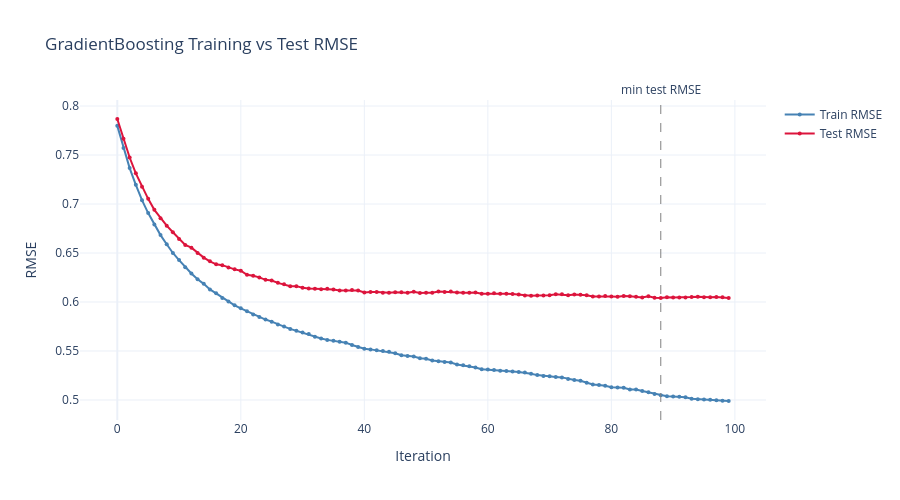

Notebook code for this chart:
### Code cell
# История обучения GradientBoosting: Train vs Test RMSE
train_rmse_curve = []
test_rmse_curve = []

for y_pred_tr, y_pred_te in zip(
    gb_baseline.staged_predict(X_train_final),
    gb_baseline.staged_predict(X_test_final)
):
    train_rmse_curve.append(np.sqrt(mean_squared_error(y_train, y_pred_tr)))
    test_rmse_curve.append(np.sqrt(mean_squared_error(y_test, y_pred_te)))

best_iter = int(np.argmin(test_rmse_curve))
print(f"Лучшее RMSE на тесте: итерация {best_iter}, RMSE={test_rmse_curve[best_iter]:.4f}")

fig = go.Figure()
fig.add_trace(go.Scatter(
    x=list(range(len(train_rmse_curve))),
    y=train_rmse_curve,
    mode='lines+markers',
    name='Train RMSE',
    line=dict(color='steelblue', width=2),
    marker=dict(size=4)
))
fig.add_trace(go.Scatter(
    x=list(range(len(test_rmse_curve))),
    y=test_rmse_curve,
    mode='lines+markers',
    name='Test RMSE',
    line=dict(color='crimson', width=2),
    marker=dict(size=4)
))
fig.add_vline(x=best_iter, line=dict(color='gray', width=1, dash='dash'), annotation_text='min test RMSE', annotation_position='top')
fig.update_layout(
    title='GradientBoosting Training vs Test RMSE',
    xaxis_title='Iteration',
    yaxis_title='RMSE',
    template='plotly_white',
    height=500,
    width=900
)
fig.show()

### Figure 1 — Plotly figure (JSON) as saved in the notebook; plotly's stock layout.template omitted (floating-point values rounded to 4 significant figures)
{"data": [{"line": {"color": "steelblue", "width": 2}, "marker": {"size": 4}, "mode": "lines+markers", "name": "Train RMSE", "type": "scatter", "x": [0, 1, 2, 3, 4, 5, 6, 7, 8, 9, 10, 11, 12, 13, 14, 15, 16, 17, 18, 19, 20, 21, 22, 23, 24, 25, 26, 27, 28, 29, 30, 31, 32, 33, 34, 35, 36, 37, 38, 39, 40, 41, 42, 43, 44, 45, 46, 47, 48, 49, 50, 51, 52, 53, 54, 55, 56, 57, 58, 59, 60, 61, 62, 63, 64, 65, 66, 67, 68, 69, 70, 71, 72, 73, 74, 75, 76, 77, 78, 79, 80, 81, 82, 83, 84, 85, 86, 87, 88, 89, 90, 91, 92, 93, 94, 95, 96, 97, 98, 99], "y": [0.7797, 0.7571, 0.7366, 0.7195, 0.7039, 0.6907, 0.679, 0.6683, 0.6589, 0.65, 0.6428, 0.6355, 0.6291, 0.6231, 0.6185, 0.6129, 0.6088, 0.6042, 0.6006, 0.5966, 0.5935, 0.5906, 0.5872, 0.5847, 0.5821, 0.5799, 0.5771, 0.5749, 0.5725, 0.5705, 0.5689, 0.5673, 0.5645, 0.5628, 0.5613, 0.5606, 0.5594, 0.5585, 0.5561, 0.5542, 0.5522, 0.5516, 0.5508, 0.55, 0.5493, 0.5477, 0.5457, 0.5449, 0.5444, 0.5425, 0.5421, 0.5403, 0.5394, 0.5388, 0.5382, 0.5363, 0.5354, 0.5345, 0.5331, 0.5314, 0.5311, 0.5307, 0.5298, 0.5295, 0.5291, 0.5286, 0.528, 0.5267, 0.5254, 0.5246, 0.5241, 0.5235, 0.5231, 0.5215, 0.5204, 0.5197, 0.5176, 0.5159, 0.5154, 0.5146, 0.513, 0.5127, 0.5125, 0.5108, 0.5106, 0.5092, 0.5079, 0.5061, 0.5047, 0.5039, 0.5036, 0.5032, 0.5028, 0.5012, 0.5008, 0.5004, 0.5002, 0.4997, 0.4993, 0.499]}, {"line": {"color": "crimson", "width": 2}, "marker": {"size": 4}, "mode": "lines+markers", "name": "Test RMSE", "type": "scatter", "x": [0, 1, 2, 3, 4, 5, 6, 7, 8, 9, 10, 11, 12, 13, 14, 15, 16, 17, 18, 19, 20, 21, 22, 23, 24, 25, 26, 27, 28, 29, 30, 31, 32, 33, 34, 35, 36, 37, 38, 39, 40, 41, 42, 43, 44, 45, 46, 47, 48, 49, 50, 51, 52, 53, 54, 55, 56, 57, 58, 59, 60, 61, 62, 63, 64, 65, 66, 67, 68, 69, 70, 71, 72, 73, 74, 75, 76, 77, 78, 79, 80, 81, 82, 83, 84, 85, 86, 87, 88, 89, 90, 91, 92, 93, 94, 95, 96, 97, 98, 99], "y": [0.7867, 0.7666, 0.7474, 0.7313, 0.7176, 0.7053, 0.6941, 0.6854, 0.6779, 0.6712, 0.6642, 0.6582, 0.6554, 0.6499, 0.6453, 0.6415, 0.6384, 0.6376, 0.6353, 0.6333, 0.632, 0.6278, 0.6267, 0.6251, 0.6226, 0.6218, 0.6195, 0.6181, 0.616, 0.6162, 0.6145, 0.6138, 0.6135, 0.6131, 0.6134, 0.6128, 0.6117, 0.6118, 0.6121, 0.6117, 0.6097, 0.6103, 0.6101, 0.6095, 0.6093, 0.6099, 0.6099, 0.6095, 0.6104, 0.6091, 0.6094, 0.6095, 0.6107, 0.6103, 0.6106, 0.6096, 0.6094, 0.6095, 0.6097, 0.6084, 0.6085, 0.6088, 0.6084, 0.6084, 0.6081, 0.6077, 0.6067, 0.6064, 0.6067, 0.6067, 0.6069, 0.6079, 0.6078, 0.607, 0.6077, 0.6075, 0.6068, 0.6056, 0.6057, 0.6061, 0.6057, 0.6052, 0.6062, 0.6058, 0.6055, 0.6046, 0.6058, 0.6044, 0.6042, 0.6048, 0.6045, 0.6045, 0.6046, 0.6051, 0.6054, 0.605, 0.6047, 0.605, 0.6047, 0.6042]}], "layout": {"annotations": [{"showarrow": false, "text": "min test RMSE", "x": 88, "xanchor": "center", "xref": "x", "y": 1, "yanchor": "bottom", "yref": "y domain"}], "height": 500, "shapes": [{"line": {"color": "gray", "dash": "dash", "width": 1}, "type": "line", "x0": 88, "x1": 88, "xref": "x", "y0": 0, "y1": 1, "yref": "y domain"}], "title": {"text": "GradientBoosting Training vs Test RMSE"}, "width": 900, "xaxis": {"title": {"text": "Iteration"}}, "yaxis": {"title": {"text": "RMSE"}}}}
